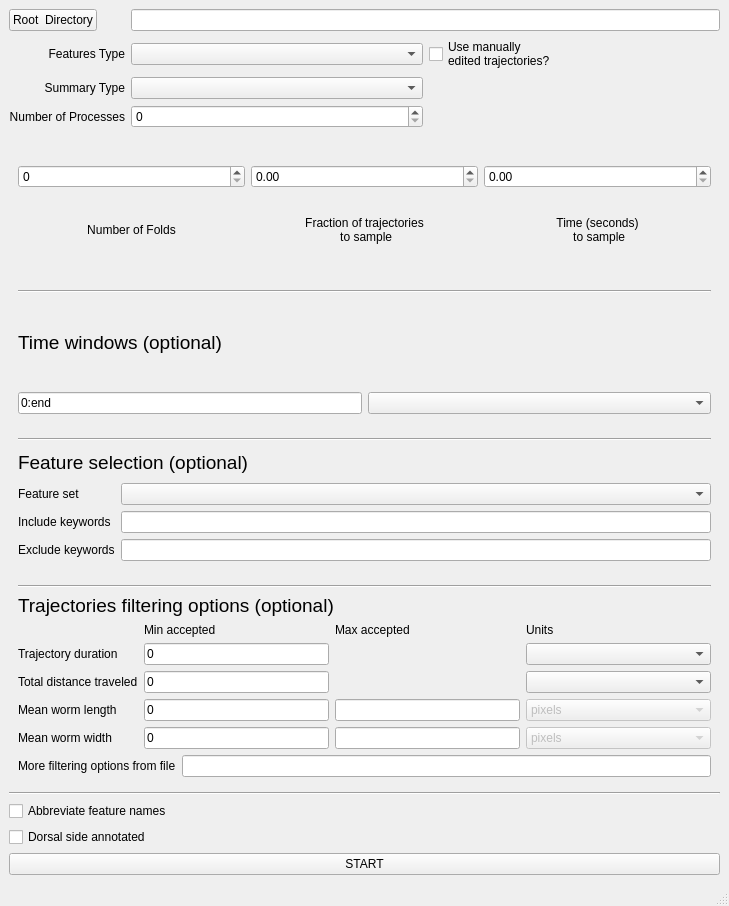
<?xml version="1.0" encoding="UTF-8"?>
<ui version="4.0">
 <class>Summarizer</class>
 <widget class="QMainWindow" name="Summarizer">
  <property name="geometry">
   <rect>
    <x>0</x>
    <y>0</y>
    <width>729</width>
    <height>906</height>
   </rect>
  </property>
  <property name="windowTitle">
   <string>MainWindow</string>
  </property>
  <widget class="QWidget" name="centralwidget">
   <layout class="QVBoxLayout" name="verticalLayout_3">
    <item>
     <layout class="QGridLayout" name="gridLayout_2">
      <item row="2" column="0">
       <widget class="QLabel" name="label_5">
        <property name="text">
         <string>Summary Type</string>
        </property>
        <property name="alignment">
         <set>Qt::AlignRight|Qt::AlignTrailing|Qt::AlignVCenter</set>
        </property>
       </widget>
      </item>
      <item row="2" column="1">
       <widget class="QComboBox" name="p_summary_type"/>
      </item>
      <item row="1" column="0">
       <widget class="QLabel" name="label_4">
        <property name="text">
         <string>Features Type</string>
        </property>
        <property name="alignment">
         <set>Qt::AlignRight|Qt::AlignTrailing|Qt::AlignVCenter</set>
        </property>
       </widget>
      </item>
      <item row="0" column="1" colspan="2">
       <widget class="QLineEdit" name="p_root_dir"/>
      </item>
      <item row="1" column="2">
       <widget class="QCheckBox" name="p_is_manual_index">
        <property name="text">
         <string>Use manually 
edited trajectories?</string>
        </property>
       </widget>
      </item>
      <item row="1" column="1">
       <widget class="QComboBox" name="p_feature_type"/>
      </item>
      <item row="0" column="0">
       <widget class="QPushButton" name="pushButton_rootdir">
        <property name="sizePolicy">
         <sizepolicy hsizetype="Maximum" vsizetype="Fixed">
          <horstretch>0</horstretch>
          <verstretch>0</verstretch>
         </sizepolicy>
        </property>
        <property name="text">
         <string>Root  Directory</string>
        </property>
       </widget>
      </item>
      <item row="3" column="1">
       <widget class="QSpinBox" name="p_n_parallel">
        <property name="toolTip">
         <string extracomment="Number of files to process in parallel. Limited by the available system resources. Any value &lt;= 1 disables multiprocessing"/>
        </property>
       </widget>
      </item>
      <item row="3" column="0">
       <widget class="QLabel" name="label_20">
        <property name="text">
         <string>Number of Processes</string>
        </property>
        <property name="alignment">
         <set>Qt::AlignRight|Qt::AlignTrailing|Qt::AlignVCenter</set>
        </property>
       </widget>
      </item>
     </layout>
    </item>
    <item>
     <widget class="QWidget" name="FoldArgs" native="true">
      <layout class="QGridLayout" name="gridLayout">
       <item row="0" column="1">
        <widget class="QDoubleSpinBox" name="p_frac_worms_to_keep">
         <property name="maximum">
          <double>1.000000000000000</double>
         </property>
         <property name="singleStep">
          <double>0.010000000000000</double>
         </property>
        </widget>
       </item>
       <item row="1" column="0">
        <widget class="QLabel" name="label">
         <property name="sizePolicy">
          <sizepolicy hsizetype="Preferred" vsizetype="Maximum">
           <horstretch>0</horstretch>
           <verstretch>0</verstretch>
          </sizepolicy>
         </property>
         <property name="text">
          <string>Number of Folds</string>
         </property>
         <property name="alignment">
          <set>Qt::AlignBottom|Qt::AlignHCenter</set>
         </property>
        </widget>
       </item>
       <item row="1" column="2">
        <widget class="QLabel" name="label_3">
         <property name="sizePolicy">
          <sizepolicy hsizetype="Preferred" vsizetype="Maximum">
           <horstretch>0</horstretch>
           <verstretch>0</verstretch>
          </sizepolicy>
         </property>
         <property name="text">
          <string>Time (seconds)
 to sample</string>
         </property>
         <property name="alignment">
          <set>Qt::AlignBottom|Qt::AlignHCenter</set>
         </property>
        </widget>
       </item>
       <item row="0" column="2">
        <widget class="QDoubleSpinBox" name="p_time_sample_seconds">
         <property name="maximum">
          <double>100000000000.000000000000000</double>
         </property>
        </widget>
       </item>
       <item row="1" column="1">
        <widget class="QLabel" name="label_2">
         <property name="sizePolicy">
          <sizepolicy hsizetype="Preferred" vsizetype="Maximum">
           <horstretch>0</horstretch>
           <verstretch>0</verstretch>
          </sizepolicy>
         </property>
         <property name="text">
          <string>Fraction of trajectories
 to sample</string>
         </property>
         <property name="alignment">
          <set>Qt::AlignBottom|Qt::AlignHCenter</set>
         </property>
        </widget>
       </item>
       <item row="0" column="0">
        <widget class="QSpinBox" name="p_n_folds"/>
       </item>
      </layout>
     </widget>
    </item>
    <item>
     <widget class="QWidget" name="TimeWindows" native="true">
      <layout class="QVBoxLayout" name="verticalLayout">
       <item>
        <widget class="Line" name="line">
         <property name="orientation">
          <enum>Qt::Horizontal</enum>
         </property>
        </widget>
       </item>
       <item>
        <widget class="QLabel" name="label_6">
         <property name="sizePolicy">
          <sizepolicy hsizetype="Preferred" vsizetype="Preferred">
           <horstretch>0</horstretch>
           <verstretch>0</verstretch>
          </sizepolicy>
         </property>
         <property name="font">
          <font>
           <pointsize>14</pointsize>
          </font>
         </property>
         <property name="text">
          <string>Time windows (optional)</string>
         </property>
        </widget>
       </item>
       <item>
        <layout class="QGridLayout" name="gridLayout_5">
         <item row="0" column="1">
          <widget class="QLineEdit" name="p_time_windows">
           <property name="text">
            <string>0:end</string>
           </property>
          </widget>
         </item>
         <item row="0" column="2">
          <widget class="QComboBox" name="p_time_units">
           <property name="sizePolicy">
            <sizepolicy hsizetype="MinimumExpanding" vsizetype="Fixed">
             <horstretch>0</horstretch>
             <verstretch>0</verstretch>
            </sizepolicy>
           </property>
          </widget>
         </item>
        </layout>
       </item>
      </layout>
     </widget>
    </item>
    <item>
     <widget class="QWidget" name="FeatureSelection" native="true">
      <layout class="QVBoxLayout" name="verticalLayout_2">
       <item>
        <widget class="Line" name="line_3">
         <property name="orientation">
          <enum>Qt::Horizontal</enum>
         </property>
        </widget>
       </item>
       <item>
        <widget class="QLabel" name="label_7">
         <property name="font">
          <font>
           <pointsize>14</pointsize>
          </font>
         </property>
         <property name="text">
          <string>Feature selection (optional)</string>
         </property>
        </widget>
       </item>
       <item>
        <layout class="QGridLayout" name="gridLayout_3">
         <item row="0" column="0">
          <widget class="QLabel" name="label_11">
           <property name="sizePolicy">
            <sizepolicy hsizetype="Preferred" vsizetype="Preferred">
             <horstretch>0</horstretch>
             <verstretch>0</verstretch>
            </sizepolicy>
           </property>
           <property name="text">
            <string>Feature set</string>
           </property>
          </widget>
         </item>
         <item row="2" column="0">
          <widget class="QLabel" name="label_9">
           <property name="text">
            <string>Exclude keywords</string>
           </property>
          </widget>
         </item>
         <item row="0" column="2">
          <widget class="QComboBox" name="p_select_feat"/>
         </item>
         <item row="1" column="0">
          <widget class="QLabel" name="label_8">
           <property name="text">
            <string>Include keywords</string>
           </property>
          </widget>
         </item>
         <item row="1" column="2">
          <widget class="QLineEdit" name="p_keywords_include"/>
         </item>
         <item row="2" column="2">
          <widget class="QLineEdit" name="p_keywords_exclude"/>
         </item>
        </layout>
       </item>
      </layout>
     </widget>
    </item>
    <item>
     <widget class="QWidget" name="FilterTrajectories" native="true">
      <layout class="QVBoxLayout" name="verticalLayout_5">
       <item>
        <widget class="Line" name="line_4">
         <property name="orientation">
          <enum>Qt::Horizontal</enum>
         </property>
        </widget>
       </item>
       <item>
        <widget class="QLabel" name="label_12">
         <property name="font">
          <font>
           <pointsize>14</pointsize>
          </font>
         </property>
         <property name="text">
          <string>Trajectories filtering options (optional)</string>
         </property>
        </widget>
       </item>
       <item>
        <layout class="QGridLayout" name="gridLayout_6">
         <item row="4" column="2">
          <widget class="QLineEdit" name="p_filter_width_max"/>
         </item>
         <item row="4" column="1">
          <widget class="QLineEdit" name="p_filter_width_min">
           <property name="text">
            <string>0</string>
           </property>
          </widget>
         </item>
         <item row="3" column="1">
          <widget class="QLineEdit" name="p_filter_length_min">
           <property name="text">
            <string>0</string>
           </property>
          </widget>
         </item>
         <item row="3" column="2">
          <widget class="QLineEdit" name="p_filter_length_max"/>
         </item>
         <item row="0" column="2">
          <widget class="QLabel" name="label_15">
           <property name="text">
            <string>Max accepted</string>
           </property>
          </widget>
         </item>
         <item row="4" column="3">
          <widget class="QComboBox" name="filter_width_units">
           <property name="enabled">
            <bool>false</bool>
           </property>
           <property name="sizePolicy">
            <sizepolicy hsizetype="MinimumExpanding" vsizetype="Fixed">
             <horstretch>0</horstretch>
             <verstretch>0</verstretch>
            </sizepolicy>
           </property>
           <item>
            <property name="text">
             <string>pixels</string>
            </property>
           </item>
           <item>
            <property name="text">
             <string>microns</string>
            </property>
           </item>
          </widget>
         </item>
         <item row="1" column="0">
          <widget class="QLabel" name="label_13">
           <property name="text">
            <string>Trajectory duration</string>
           </property>
          </widget>
         </item>
         <item row="0" column="1">
          <widget class="QLabel" name="label_14">
           <property name="text">
            <string>Min accepted</string>
           </property>
          </widget>
         </item>
         <item row="3" column="3">
          <widget class="QComboBox" name="filter_length_units">
           <property name="enabled">
            <bool>false</bool>
           </property>
           <property name="sizePolicy">
            <sizepolicy hsizetype="MinimumExpanding" vsizetype="Fixed">
             <horstretch>0</horstretch>
             <verstretch>0</verstretch>
            </sizepolicy>
           </property>
           <item>
            <property name="text">
             <string>pixels</string>
            </property>
           </item>
           <item>
            <property name="text">
             <string>microns</string>
            </property>
           </item>
          </widget>
         </item>
         <item row="4" column="0">
          <widget class="QLabel" name="label_17">
           <property name="text">
            <string>Mean worm width</string>
           </property>
          </widget>
         </item>
         <item row="1" column="3">
          <widget class="QComboBox" name="p_filter_time_units">
           <property name="sizePolicy">
            <sizepolicy hsizetype="MinimumExpanding" vsizetype="Fixed">
             <horstretch>0</horstretch>
             <verstretch>0</verstretch>
            </sizepolicy>
           </property>
          </widget>
         </item>
         <item row="3" column="0">
          <widget class="QLabel" name="label_16">
           <property name="text">
            <string>Mean worm length</string>
           </property>
          </widget>
         </item>
         <item row="0" column="3">
          <widget class="QLabel" name="label_18">
           <property name="text">
            <string>Units</string>
           </property>
          </widget>
         </item>
         <item row="1" column="1">
          <widget class="QLineEdit" name="p_filter_time_min">
           <property name="text">
            <string>0</string>
           </property>
          </widget>
         </item>
         <item row="2" column="0">
          <widget class="QLabel" name="label_10">
           <property name="text">
            <string>Total distance traveled</string>
           </property>
          </widget>
         </item>
         <item row="2" column="1">
          <widget class="QLineEdit" name="p_filter_travel_min">
           <property name="text">
            <string>0</string>
           </property>
          </widget>
         </item>
         <item row="2" column="3">
          <widget class="QComboBox" name="p_filter_distance_units"/>
         </item>
        </layout>
       </item>
       <item>
        <layout class="QHBoxLayout" name="horizontalLayout">
         <item>
          <widget class="QLabel" name="label_19">
           <property name="text">
            <string>More filtering options from file</string>
           </property>
          </widget>
         </item>
         <item>
          <widget class="QLineEdit" name="lineEdit"/>
         </item>
        </layout>
       </item>
      </layout>
     </widget>
    </item>
    <item>
     <widget class="Line" name="line_2">
      <property name="orientation">
       <enum>Qt::Horizontal</enum>
      </property>
     </widget>
    </item>
    <item>
     <widget class="QCheckBox" name="p_abbreviate_features">
      <property name="text">
       <string>Abbreviate feature names</string>
      </property>
     </widget>
    </item>
    <item>
     <widget class="QCheckBox" name="p_dorsal_side_known">
      <property name="text">
       <string>Dorsal side annotated</string>
      </property>
     </widget>
    </item>
    <item>
     <widget class="QPushButton" name="pushButton_start">
      <property name="text">
       <string>START</string>
      </property>
     </widget>
    </item>
   </layout>
  </widget>
  <widget class="QMenuBar" name="menubar">
   <property name="geometry">
    <rect>
     <x>0</x>
     <y>0</y>
     <width>729</width>
     <height>22</height>
    </rect>
   </property>
  </widget>
  <widget class="QStatusBar" name="statusbar"/>
 </widget>
 <resources/>
 <connections/>
</ui>
